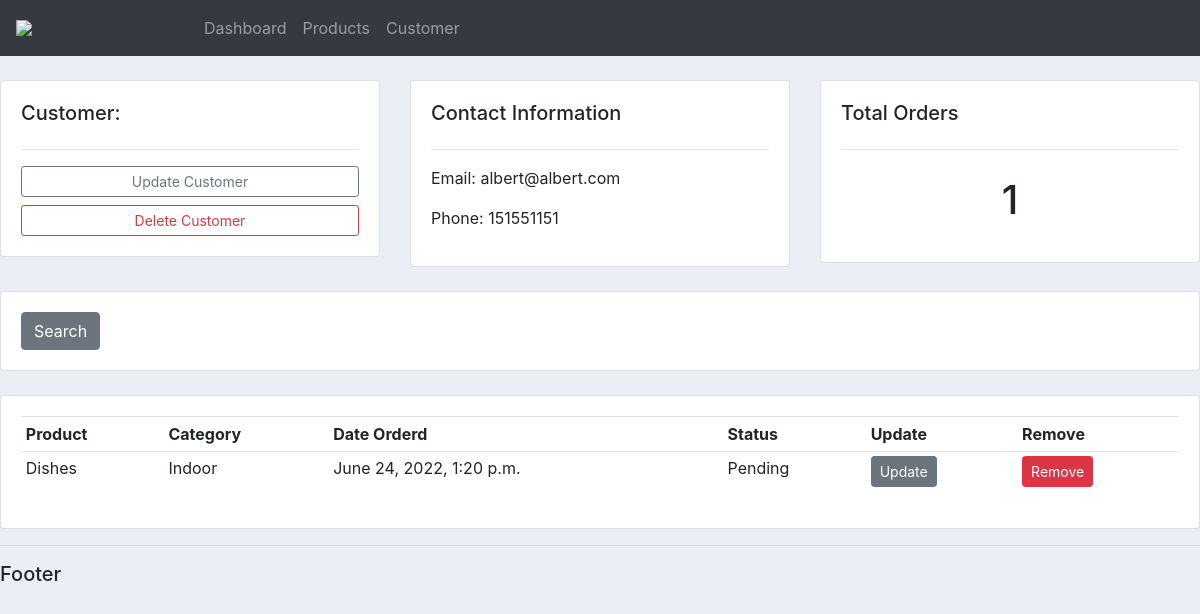
The page /customer/2 on the database its author committed.
### accounts/models.py (models this page shows, shortened)
class Customer(models.Model):
    name = models.CharField(max_length=200, null=True)
    phone = models.CharField(max_length=200, null=True)
    email = models.CharField(max_length=200, null=True)
    date_created = models.DateTimeField(auto_now_add=True, null=True)

class Order(models.Model):
    STATUS = (
        ('Pending', 'Pending'),
        ('Out for delivery', 'Out for delivery'),
        ('Delivered', 'Delivered'),
    )
    customer = models.ForeignKey(Customer, null=True, on_delete=models.SET_NULL)
    product = models.ForeignKey(Product, null=True, on_delete=models.SET_NULL)
    date_created = models.DateTimeField(auto_now_add=True, null=True)
    status = models.CharField(max_length=200, null=True, choices=STATUS)

class Product(models.Model):
    CATEGORY = (
        ('Indoor', 'Indoor'),
        ('Outdoor', 'Outdoor'),
        )
    name = models.CharField(max_length=200, null=True)
    price = models.FloatField(null=True)
    category = models.CharField(max_length=200, null=True, choices=CATEGORY)
    description = models.CharField(max_length=200, null=True, blank=True)
    date_created = models.DateTimeField(auto_now_add=True, null=True)
    tags = models.ManyToManyField(Tag)
    def __str__(self):
        return self.name

### accounts/views.py (the view)
# urls.py: path('customer/<str:pk_test>', views.customer, name="customer"),
def customer(request, pk_test):
    customer = Customer.objects.get(id=pk_test)
    orders = customer.order_set.all()
    order_count = orders.count()
    context = {
        'customer': customer,
        'orders': orders,
        'order_count': order_count,
    }
    return render(request, 'accounts/customer.html', context)

### accounts/templates/accounts/customer.html
{%  extends 'accounts/main.html' %}
{% block content %}
	<br>
<div class="row">
	<div class="col-md">
		<div class="card card-body">
			<h5>Customer:</h5>
			<hr>
			<a class="btn btn-outline-secondary  btn-sm btn-block" href="">Update Customer</a>
			<a class="btn btn-outline-danger  btn-sm btn-block" href="">Delete Customer</a>
		</div>
	</div>
	<div class="col-md">
		<div class="card card-body">
			<h5>Contact Information</h5>
			<hr>
			<p>Email: {{ customer.email }}</p>
			<p>Phone: {{ customer.phone }}</p>
		</div>
	</div>
	<div class="col-md">
		<div class="card card-body">
			<h5>Total Orders</h5>
			<hr>
			<h1 style="text-align: center;padding: 10px">{{ order_count }}</h1>
		</div>
	</div>
</div>
<br>
<div class="row">
	<div class="col">
		<div class="card card-body">
			<form method="get">
		    <button class="btn btn-secondary" type="submit">Search</button>
		  </form>
		</div>
	</div>
</div>
<br>
<div class="row">
	<div class="col-md">
		<div class="card card-body">
			<table class="table table-sm">
				<tr>
					<th>Product</th>
					<th>Category</th>
					<th>Date Orderd</th>
					<th>Status</th>
					<th>Update</th>
					<th>Remove</th>
				</tr>
				{% for order in orders %}
				<tr>
					<td>{{order.product}}</td>
					<td>{{order.product.category}}</td>
					<td>{{order.date_created}}</td>
					<td>{{order.status}}</td>
					<td><a class="btn btn-sm btn-secondary" href="">Update</a></td>
					<td><a class="btn btn-sm btn-danger" href="">Remove</a></td>
				</tr>
				{% endfor %}
			</table>
		</div>
	</div>
</div>
{% endblock %}

### static/css/main.css (style rules this page uses)
body { background-color: #ebeff5; }

### rows shown on the page
Customer: email "albert@albert.com", phone "151551151"
Order: product "Dishes", product.category "Indoor", date_created "June 24, 2022, 1:20 p.m.", status "Pending"

### other values the page prints
{{ order_count }} "1"
